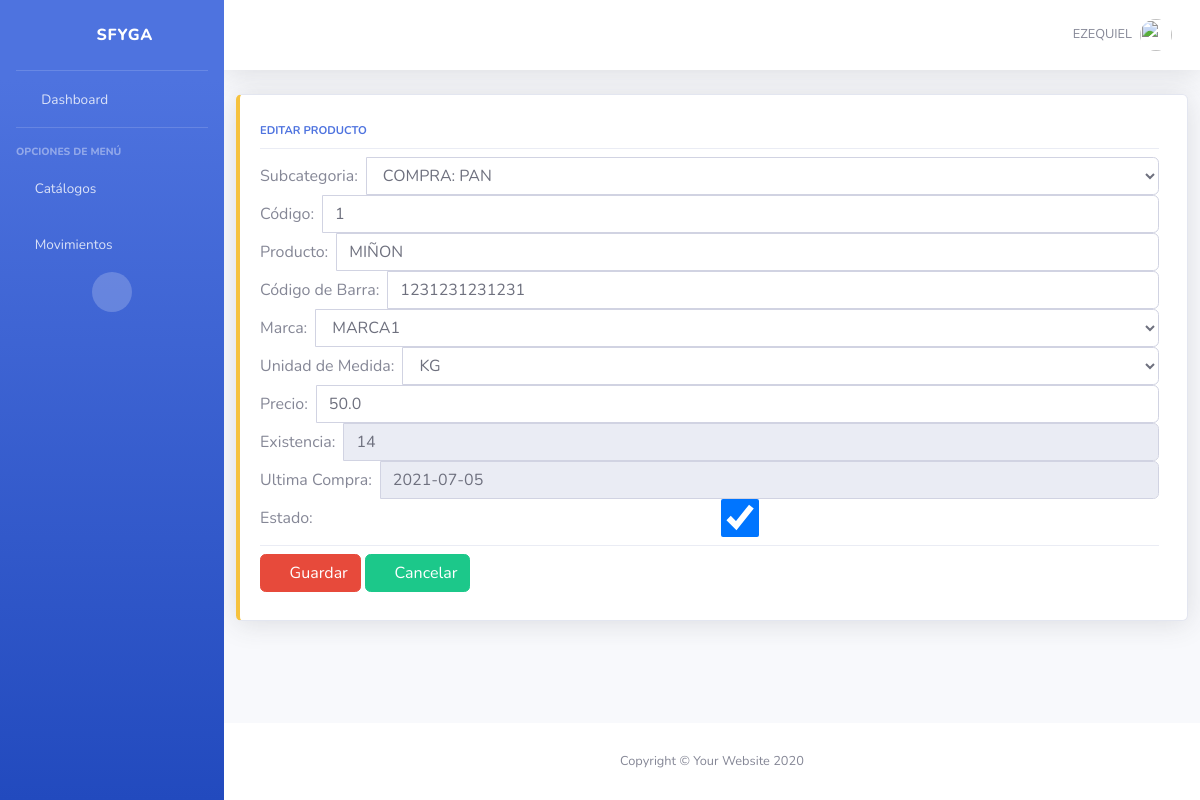
Screenshot of /inv/productos/edit/1 (signed in) with the database file from the repository.
### inv/models.py (models this page shows, shortened)
class Productos(ClaseModelo):
    codigo = models.CharField(max_length=50, help_text='Codigo de Producto', unique=True)
    codigo_barra = models.CharField(max_length=13)
    descripcion = models.CharField(max_length=200, help_text='Desc. del Producto')
    precio = models.FloatField(default=0)
    existencia = models.IntegerField(default=0)
    ultima_compra = models.DateField(null=True, blank=True)
    marca = models.ForeignKey(Marca, on_delete=models.CASCADE)
    unidad_medida = models.ForeignKey(Um, on_delete=models.CASCADE)
    subcategoria = models.ForeignKey(SubCategoria, on_delete=models.CASCADE)
    class Meta:
        verbose_name_plural = 'Productos'
        unique_together = ('codigo','codigo_barra')

### inv/views.py (the view, shortened to what this page needs)
# urls.py: path('productos/edit/<int:pk>', ProductosEdit.as_view(), name='productos_edit'),
class ProductosEdit(SuccessMessageMixin, SinPrivilegios, generic.UpdateView):
    permission_required='inv.change_productos'
    model = Productos
    template_name='inv/producto_form.html'
    context_object_name = 'obj'
    form_class = ProductosForm
    success_url = reverse_lazy('inv:productos_list')
    success_message='Producto editado exitosamente'

### inv/models.py (called while the page is built)
    def __str__(self):
        return '{}: {}'.format(self.categoria.descripcion, self.descripcion)

    def __str__(self):
        return '{}'.format(self.descripcion)

    def __str__(self):
        return '{}'.format(self.descripcion)

### inv/templates/inv/producto_form.html (shortened to what this page needs)
{% extends 'base/base.html' %}
{% block page_content %}
            <form method="POST"  class="form-inline">
                <div class="col-xl-12 col-md-12 mb-12">
                    {% if obj %}
                    <div class="card border-left-warning shadow h-100 py-2">
                    {% else %}
                    <div class="card border-left-primary shadow h-100 py-2">
                    {% endif %}
                        <div class="card-body">
                            <div class="row no-gutters align-items-center">
                                <div class="col mr-2">
                                    <div class="text-xs font-weight-bold text-primary text-uppercase mb-1">
                                        {% if obj %} Editar {% else %} Nuevo  {% endif %} Producto
                                    </div>
                                    <div class="dropdown-divider"></div>
                                    <div class="row">
                                        <div class="col-12">
                                            <div class="input-group">
                                                <label class='pr-2' for="id_estado">Subcategoria: </label>
                                                {{ form.subcategoria}}
                                            </div>
                                        </div>
                                        <div class="col-12">
                                            <div class="input-group">
                                                <label class='pr-2' for="id_estado">Código: </label>
                                                {{ form.codigo}}
                                            </div>
                                        </div>
                                        <div class="col-12">
                                            <div class="input-group">
                                                <label class='pr-2' for="id_estado">Producto: </label>
                                                {{ form.descripcion }}
                                            </div>
                                        </div>
                                        <div class="col-12">
                                            <div class="input-group">
                                                <label class='pr-2' for="id_estado">Código de Barra: </label>
                                                {{ form.codigo_barra}}
                                            </div>
                                        </div>
                                        <div class="col-12">
                                            <div class="input-group">
                                                <label class='pr-2' for="id_estado">Marca: </label>
                                                {{ form.marca}}
                                            </div>
                                        </div>
                                        <div class="col-12">
                                            <div class="input-group">
                                                <label class='pr-2' for="id_estado">Unidad de Medida: </label>
                                                {{ form.unidad_medida}}
                                            </div>
                                        </div>
                                        <div class="col-12">
                                            <div class="input-group">
                                                <label class='pr-2' for="id_estado">Precio: </label>
                                                {{ form.precio}}
                                            </div>
                                        </div>
                                        <div class="col-12">
                                            <div class="input-group">
                                                <label class='pr-2' for="id_estado">Existencia: </label>
                                                {{ form.existencia}}
                                            </div>
                                        </div>
                                        <div class="col-12">
                                            <div class="input-group">
                                                <label class='pr-2' for="id_estado">Ultima Compra: </label>
                                                {{ form.ultima_compra}}
                                            </div>
                                        </div>
                                        <div class="col-12">
                                            <div class="input-group">
                                                <label class='pr-2' for="id_estado">Estado: </label>
                                                {{ form.estado}}
                                            </div>
                                        </div>
                                    </div>
                                    <div class="dropdown-divider"></div>
                                    <div class="row">
                                        <div class="col">
                                            <button type="submit" class="btn btn-danger"><span class="fa fa-save"></span> Guardar</button>
                                            <a href="{% url 'inv:productos_list' %}" class="btn btn-success"><span class="fa fa-undo"></span> Cancelar</a>
                                        </div>
                                    </div>
                                </div>
                            </div>
                        </div>
                    </div>
                </div>
            </form>
{% endblock page_content %}

### templates/base/base.html (shortened to what this page needs)
{% load static %}
<!DOCTYPE html>
<html lang="es">
<head>
    <link href="{% static 'base/vendor/fontawesome-free/css/all.min.css' %}" rel="stylesheet" type="text/css">
    <link href="{% static 'base/css/sb-admin-2.min.css' %}" rel="stylesheet">
    <link href="{% static 'base/vendor/datatables/datatables.bootstrap4.min.css' %}" rel="stylesheet">
    <link href="{% static 'base/vendor/jquery_confirm/jquery-confirm.min.css' %}" rel="stylesheet">
    <link rel="stylesheet" href="{% static 'base/vendor/datetime_picker/jquery.datetimepicker.min.css' %}" />
</head>
<body id="page-top" class="bg-gradient-primary">
    <div id="wrapper">
        {% block side_bar %}
        <ul class="navbar-nav bg-gradient-primary sidebar sidebar-dark accordion" id="accordionSidebar">
            <a class="sidebar-brand d-flex align-items-center justify-content-center" href="{% url 'bases:home' %}">
                <div class="sidebar-brand-icon rotate-n-15">
                    <i class="fas fa-donate"></i>
                </div>
                <div class="sidebar-brand-text mx-3">SFyGA</div>
            </a>
            <hr class="sidebar-divider my-0">
            <li class="nav-item">
                <a class="nav-link" href="{% url 'bases:home' %}">
                    <i class="fas fa-fw fa-tachometer-alt"></i>
                    <span>Dashboard</span></a>
            </li>
            <hr class="sidebar-divider">
            <div class="sidebar-heading">
                Opciones de Menú
            </div>
            <li class="nav-item">
                <a class="nav-link collapsed" href="#" data-toggle="collapse" data-target="#collapseTwo"
                    aria-expanded="true" aria-controls="collapseTwo">
                    <i class="fas fa-circle text-lightgray"></i>
                    <span>Catálogos</span>
                </a>
            </li>
            <li class="nav-item">
                <a class="nav-link collapsed" href="#" data-toggle="collapse" data-target="#collapseUtilities"
                    aria-expanded="true" aria-controls="collapseUtilities">
                    <i class="fas fa-circle text-lightgray"></i>
                    <span>Movimientos</span>
                </a>
            </li>
            <div class="text-center d-none d-md-inline">
                <button class="rounded-circle border-0" id="sidebarToggle"></button>
            </div>
        </ul>
        {% endblock side_bar %}
        <div id="content-wrapper" class="d-flex flex-column">
            <div id="content">
                {% block top_bar %}
                <nav class="navbar navbar-expand navbar-light bg-white topbar mb-4 static-top shadow">
                    <ul class="navbar-nav ml-auto">
                        <li class="nav-item dropdown no-arrow d-sm-none">
                        <li class="nav-item dropdown no-arrow">
                            <a class="nav-link dropdown-toggle" href="#" id="userDropdown" role="button"
                                data-toggle="dropdown" aria-haspopup="true" aria-expanded="false">
                                <span class="mr-2 d-none d-lg-inline text-gray-600 small">{{ user.username|upper }}</span>
                                <img class="img-profile rounded-circle"
                                    src="{% static '/base/img/undraw_profile.svg' %}">
                            </a>
                        </li>
                    </ul>
                </nav>
                {% endblock top_bar %}
                {% block page_content %}{% endblock page_content %}
            </div>
            {% block footer %}
            <footer class="sticky-footer bg-white">
                <div class="container my-auto">
                    <div class="copyright text-center my-auto">
                        <span>Copyright &copy; Your Website 2020</span>
                    </div>
                </div>
            </footer>
            {% endblock footer %}
        </div>
    </div>
</body>
</html>

### rows the page displays
Productos: subcategoria "COMPRA: PAN", codigo "1", descripcion "MIÑON", codigo_barra "1231231231231", marca "MARCA1", unidad_medida "KG", precio "50.0", existencia "14", ultima_compra "2021-07-05", estado "☑"

### other values shown
{{ user.username|upper }} "EZEQUIEL"
